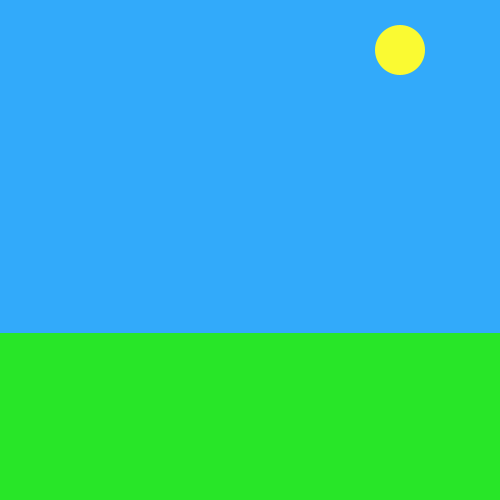
Frame 1 (no input)
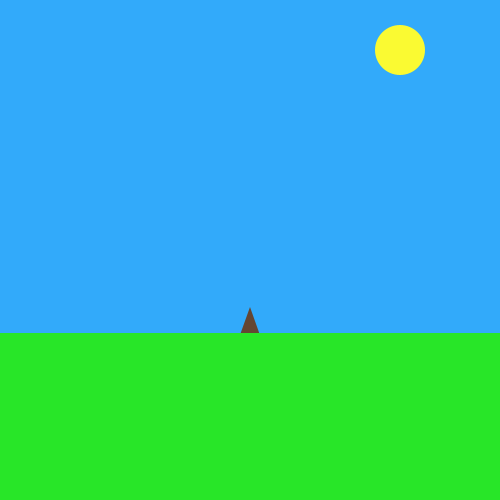
Frame 60 (the mouse pressed at the canvas centre just before this capture)
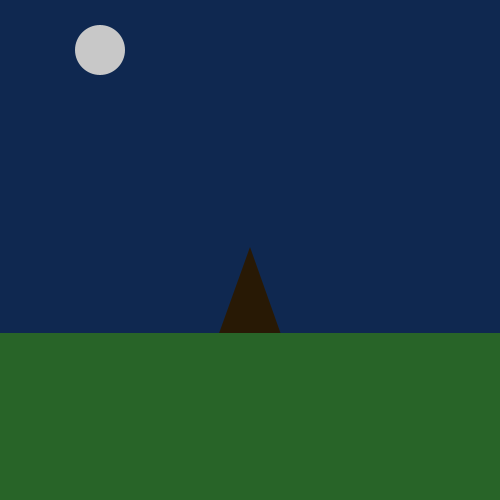
Frame 120 (the mouse held since frame 60 and released just before this capture)

The Processing sketch that drew these frames (run headless with seeded random() and noise(); from frame 60 on, the mouse is pressed at the canvas centre):

// Processing sketch: Night_and_Day
// ── Night_and_Day.pde
int cloudMove = 0;
int cloudXPos = -100;
int cloudYPos = 200;
int grow = -200;
int time = 0;

void setup() {
  size(500,500);
  noStroke();
}

void draw() {
  if(time==0){
    background(50,170,250);
    fill(250,250,50);
    ellipse(8*width/10,height/10,width/10,height/10);
    fill(100,70,50);
  } else if(time==1){
    background(15,40,80);
    fill(200);
    ellipse(2*width/10,height/10,width/10,height/10);
    fill(40,25,5);
  }
  triangle(width/3,4*height/5-grow,2*width/3,4*height/5-grow,width/2,height/3-grow);
  if(grow<0) {
    grow++;
  }
  if(time==0) {
    fill(40,230,40);
  } else if(time==1) {
    fill(40,100,40);
  }
  rect(0,2*height/3,width,height/2);
  if(time==0) {
    fill(255);
  } else if(time==1) {
    fill(150);
  }
  if(cloudMove==1) {
    ellipse(cloudXPos,cloudYPos,width/5,height/10);
    if(cloudXPos<6*height/5) {
      cloudXPos+=3;
    } else if(cloudXPos>=6*height/5) {
      cloudMove=0;
      cloudXPos=-100;
    }
  }
}

void mousePressed() {
  if(time==0) {
    time=1;
  } else if(time==1) {
    time=0;
  } 
}

void keyPressed() {
  if(key=='c' && cloudMove==0) {
    cloudMove=1;
    cloudYPos = int(random(0,300));
  }
}
